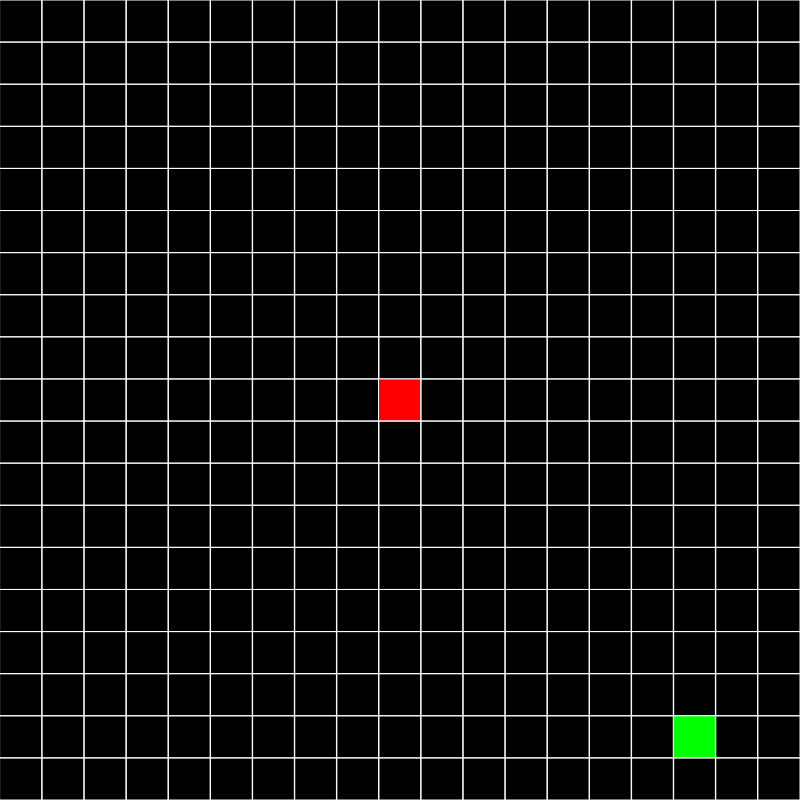
Frame 1 (no input)
Frame 60 (no input): identical to frame 1, image omitted
Frame 120 (the mouse pressed at the canvas centre since frame 60): identical to frame 1, image omitted

The p5.js sketch that drew this single still picture (run headless with seeded random() and noise() and a simulated clock; from frame 60 on, the mouse is pressed at the canvas centre):

// p5.js sketch
// ── sketch.js
const SIZE = 19;

let grid;

function setup() {
  createCanvas(800, 800);

  grid = new Grid(SIZE);
  grid.setRandomValue(1);
}

function keyPressed() {
  if (keyCode == UP_ARROW) grid.moveUp();
  else if (keyCode == RIGHT_ARROW) grid.moveRight();
  else if (keyCode == DOWN_ARROW) grid.moveDown();
  else if (keyCode == LEFT_ARROW) grid.moveLeft();
}

function draw() {
  background(0);
  grid.render();
}

function newPoint() {
  grid.setRandomValue(1);
}

// ── grid.js
class Grid {
  constructor(size) {
    this.size = size;
    this.sx = Math.floor(size / 2);
    this.sy = Math.floor(size / 2);
    this.cellSize = width / size;
    this.data = this.initData();
    this.setValue(this.sx, this.sy, 1);
  }

  initData() {
    let arr = [];
    for (let x = 0; x < this.size; x++) {
      let a = [];
      for (let y = 0; y < this.size; y++) {
        a.push(0);
      }
      arr.push(a);
    }
    return arr;
  }

  setValue(x, y, value) {
    this.data[x][y] = value;
    this.cx = x;
    this.cy = y;
  }

  setRandomValue(value) {
    let rx = Math.floor(Math.random() * (this.size - 1));
    let ry = Math.floor(Math.random() * (this.size - 1));
    while (this.data[rx][ry] == 1) {
      rx = Math.floor(Math.random() * (this.size - 1));
      ry = Math.floor(Math.random() * (this.size - 1));
    }
    this.setValue(rx, ry, value);
  }

  move(oldX, oldY, newX, newY) {
    if (newX >= 0 && newY >= 0 && newX < this.size && newY < this.size) {
      if (this.data[newX][newY] != 1) {
        this.data[newX][newY] = 1;
        this.data[oldX][oldY] = 0;
        return false;
      } else {
        return true;
      }
    }
  }
  moveUp() {
    let success = this.move(this.cx, this.cy, this.cx, this.cy - 1);
    success ? newPoint() : this.cy--;
  }
  moveRight() {
    let success = this.move(this.cx, this.cy, this.cx + 1, this.cy);
    success ? newPoint() : this.cx++;
  }
  moveDown() {
    let success = this.move(this.cx, this.cy, this.cx, this.cy + 1);
    success ? newPoint() : this.cy++;
  }
  moveLeft() {
    let success = this.move(this.cx, this.cy, this.cx - 1, this.cy);
    success ? newPoint() : this.cx--;
  }

  render() {
    stroke(255);

    for (let i = 0; i < this.data.length; i++) {
      for (let j = 0; j < this.data[0].length; j++) {
        if (this.data[i][j] == 1) {
          if (i == this.sx && j == this.sy) {
            fill(255, 0, 0);
          } else if (i == this.cx && j == this.cy) {
            fill(0, 255, 0);
          } else {
            fill(255);
          }
        } else {
          noFill();
        }
        const x = i * this.cellSize;
        const y = j * this.cellSize;
        square(x, y, this.cellSize);
      }
    }
  }
}
